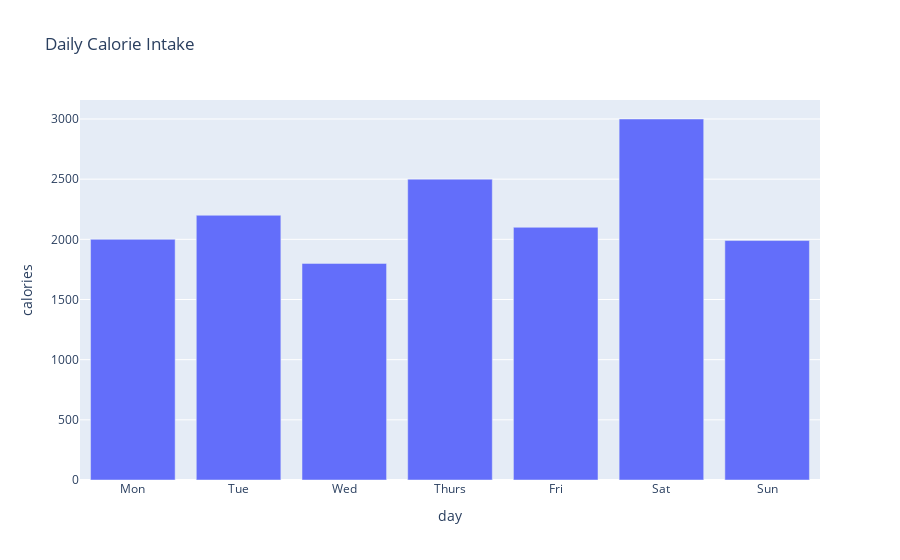

The code cell stored with this chart in its notebook:
### Code cell
from django.shortcuts import render
from django.http import HttpResponse
import plotly.express as px
import pandas as pd
from plotly.offline import plot # Import plot from plotly.offline

# Your data for the chart
calorie_data = {
    'day' : ['Mon','Tue','Wed','Thurs','Fri','Sat','Sun'],
    'calories' : [2000,2200,1800,2500,2100,3000,1990]
}

# Create a Pandas DataFrame from your data
df = pd.DataFrame(calorie_data)

# Create the Plotly bar chart
fig = px.bar(df, x='day', y='calories', title='Daily Calorie Intake')
fig.show()

### Figure 1 — Plotly figure (JSON) as saved in the notebook; plotly's stock layout.template omitted (floating-point values rounded to 4 significant figures)
{"data": [{"hovertemplate": "day=%{x}<br>calories=%{y}<extra></extra>", "legendgroup": "", "marker": {"color": "#636efa", "pattern": {"shape": ""}}, "name": "", "orientation": "v", "showlegend": false, "textposition": "auto", "type": "bar", "x": ["Mon", "Tue", "Wed", "Thurs", "Fri", "Sat", "Sun"], "xaxis": "x", "y": [2000, 2200, 1800, 2500, 2100, 3000, 1990], "yaxis": "y"}], "layout": {"barmode": "relative", "legend": {"tracegroupgap": 0}, "title": {"text": "Daily Calorie Intake"}, "xaxis": {"anchor": "y", "domain": [0, 1], "title": {"text": "day"}}, "yaxis": {"anchor": "x", "domain": [0, 1], "title": {"text": "calories"}}}}
